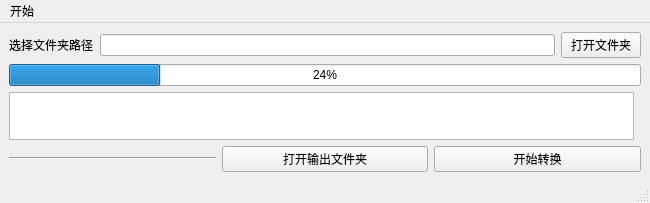
<?xml version="1.0" encoding="UTF-8"?>
<ui version="4.0">
 <class>MainWindow</class>
 <widget class="QMainWindow" name="MainWindow">
  <property name="geometry">
   <rect>
    <x>0</x>
    <y>0</y>
    <width>650</width>
    <height>197</height>
   </rect>
  </property>
  <property name="sizePolicy">
   <sizepolicy hsizetype="Fixed" vsizetype="Fixed">
    <horstretch>0</horstretch>
    <verstretch>0</verstretch>
   </sizepolicy>
  </property>
  <property name="windowTitle">
   <string>Excel文件格式转换器</string>
  </property>
  <property name="windowIcon">
   <iconset resource="../static/icons.qrc">
    <normaloff>:/icon/xlsx.png</normaloff>:/icon/xlsx.png</iconset>
  </property>
  <widget class="QWidget" name="centralwidget">
   <layout class="QGridLayout" name="gridLayout_6">
    <item row="0" column="0">
     <layout class="QGridLayout" name="gridLayout_3">
      <item row="0" column="0" colspan="3">
       <layout class="QGridLayout" name="gridLayout_4">
        <item row="0" column="0">
         <widget class="QLabel" name="src_dir_label">
          <property name="text">
           <string>选择文件夹路径</string>
          </property>
         </widget>
        </item>
        <item row="0" column="1">
         <widget class="QLineEdit" name="src_dir"/>
        </item>
        <item row="0" column="2">
         <widget class="QPushButton" name="open_src_dir">
          <property name="text">
           <string>打开文件夹</string>
          </property>
         </widget>
        </item>
       </layout>
      </item>
      <item row="3" column="0">
       <widget class="Line" name="line">
        <property name="orientation">
         <enum>Qt::Horizontal</enum>
        </property>
       </widget>
      </item>
      <item row="3" column="2">
       <widget class="QPushButton" name="start">
        <property name="text">
         <string>开始转换</string>
        </property>
       </widget>
      </item>
      <item row="3" column="1">
       <widget class="QPushButton" name="open_output_dir">
        <property name="text">
         <string>打开输出文件夹</string>
        </property>
       </widget>
      </item>
      <item row="1" column="0" colspan="3">
       <widget class="QProgressBar" name="progressBar">
        <property name="value">
         <number>24</number>
        </property>
       </widget>
      </item>
      <item row="2" column="0" colspan="3">
       <widget class="QTextBrowser" name="logs_text">
        <property name="enabled">
         <bool>true</bool>
        </property>
        <property name="sizePolicy">
         <sizepolicy hsizetype="Minimum" vsizetype="Minimum">
          <horstretch>0</horstretch>
          <verstretch>0</verstretch>
         </sizepolicy>
        </property>
        <property name="minimumSize">
         <size>
          <width>625</width>
          <height>48</height>
         </size>
        </property>
        <property name="maximumSize">
         <size>
          <width>553</width>
          <height>48</height>
         </size>
        </property>
       </widget>
      </item>
     </layout>
    </item>
   </layout>
  </widget>
  <widget class="QStatusBar" name="statusbar"/>
  <widget class="QMenuBar" name="menuBar">
   <property name="geometry">
    <rect>
     <x>0</x>
     <y>0</y>
     <width>650</width>
     <height>22</height>
    </rect>
   </property>
   <widget class="QMenu" name="menu">
    <property name="title">
     <string>开始</string>
    </property>
   </widget>
   <addaction name="menu"/>
  </widget>
 </widget>
 <resources>
  <include location="../static/icons.qrc"/>
 </resources>
 <connections/>
</ui>
